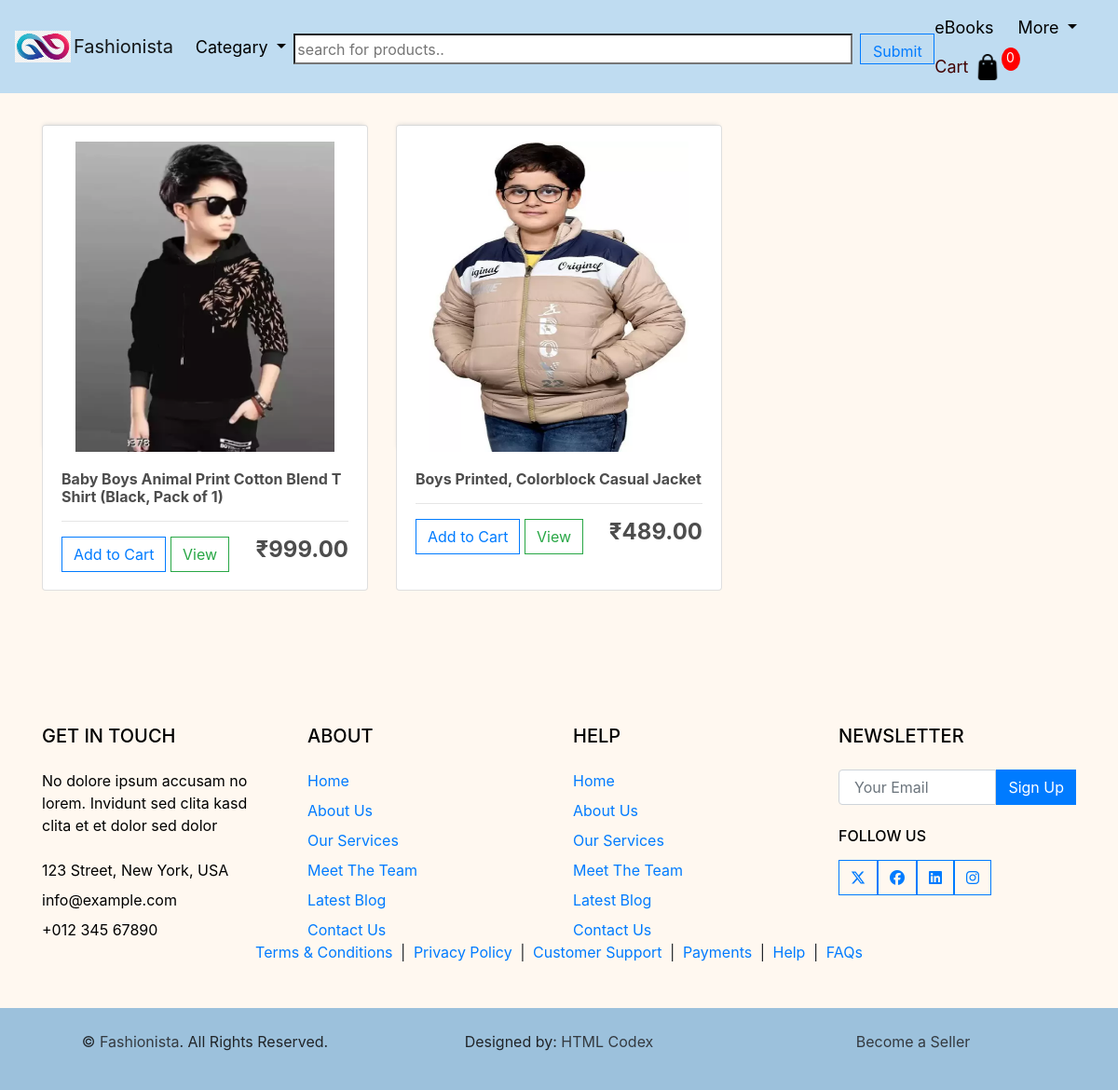
Page /kids-list/ on the committed database.
### shop/models.py (models this page shows, shortened)
class Product(models.Model):
    name = models.CharField(max_length=200, null=True)
    type = (("M","Men"),("W","Women"),("K","Kids"),("B","Books"))
    cloth_type = models.CharField(max_length=30,choices=type,default="NA")
    price = models.DecimalField(max_digits=10,decimal_places=1)
    digital = models.BooleanField(default=False , null=True ,blank=False)
    image = models.ImageField(null=True ,blank=True)
    description = models.CharField(max_length=500, null=True)

### shop/views.py (the view)
# urls.py: path('kids-list/',views.kids_list,name='kids-list'),
def kids_list(request):
    data = cartData(request)
    cartItems = data['cartItems']
    order = data['order']
    items = data['items']
    kids_data = Product.objects.filter(cloth_type='K')
    context = {'items':items , 'order':order ,'cartItems':cartItems,'objects2':kids_data}
    return render(request,'shop/kids-list.html',context)

### shop/utils.py (called while the page is built, shortened)
def cookieCart(request):
        try:
            cart = json.loads(request.COOKIES['cart'])
        except:
            cart = {}
        print('cart:',cart)
        items = []
        order = {'get_cart_total':0, 'get_cart_items':0 , 'shipping':False}
        cartItems = order['get_cart_items']
        return {'cartItems':cartItems,'order':order,'items':items}

def cartData(request):
    if request.user.is_authenticated:
        customer = request.user.customer
        order , created = Order.objects.get_or_create(customer=customer,complete=False)
        items = order.orderitem_set.all()
        cartItems = order.get_cart_items
    else:
        cookieData = cookieCart(request)
        cartItems = cookieData['cartItems']
        order = cookieData['order']
        items = cookieData['items']
    return{'cartItems':cartItems,'order':order,'items':items}

### shop/templates/shop/kids-list.html
{% extends 'shop/main.html' %}
{% load static %}
{% block content %}
    <div class="row row-cols-1 row-cols-md-2 g-4">
        {% for obj in objects2 %}
        <div class="col-lg-4">
            <div class="card" style="height: 500px; cursor: pointer;">
            <img  class="thumbnail" src="{{ obj.image.url }}">
            <div class="card-body">
                <h6><strong>{{obj.name}}</strong></h6>
                <hr>
                <button data-product="{{obj.id}}" data-action="add" class="btn btn-outline-primary add-btn update-cart">Add to Cart</button>
                <a class="btn btn-outline-success" href="{% url 'product_detail' pk=obj.pk %}">View</a>
                <h4 style="display: inline-block; float: right"><strong>
                ₹{{obj.price|floatformat:2}}</strong></h4>
            </div>
            </div>
        </div>
        {% endfor%}
    </div>
{% endblock %}

### static/css/main.css (style rules this page uses)
body { background-color: hsl(0, 0%, 98%); }
h1,h2,h3,h4,h5,h6 { color:hsl(0, 0%, 30%); }
.thumbnail { width: 100%; height: 350px; padding-left: 10%; padding-right: 10%; padding-top: 5%; -webkit-box-shadow: -1px -3px 5px -2px rgba(214,214,214,1); -moz-box-shadow: -1px -3px 5px -2px rgba(214,214,214,1); box-shadow: -1px -3px 5px -2px rgba(214,214,214,1); }
.col-lg-4, .col-lg-6, .col-lg-8, .col-lg-12 { margin-top: 10px; }
.btn { border-radius: 0; }

### rows in the picture
Product: image (picture), name "Baby Boys Animal Print Cotton Blend T Shirt (Black, Pack of 1)", price "999.00"
Product: image (picture), name "Boys Printed, Colorblock Casual Jacket", price "489.00"

### other values in the picture
{{ cartItems }} "0"
